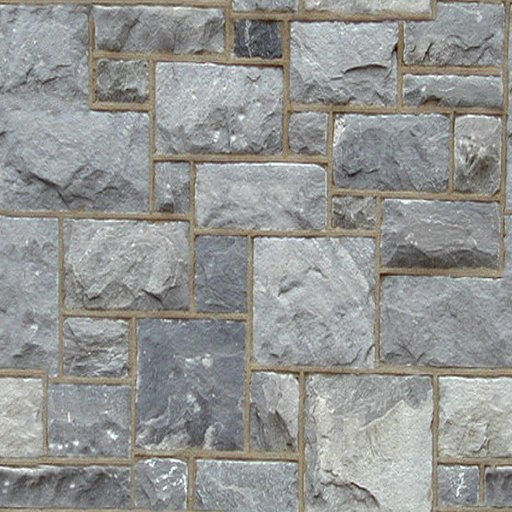
//> input picture osg/Tuto12/src/Fieldstone.jpg, 512 x 512 px
$ ./hough ../osg/Tuto12/src/Fieldstone.jpg   (built with g++ and OpenCV 4)
//> lines starting //> are read from the running program, lines starting //| are printed output that depends on the picture; after the words box and inside, x2 and y2 are one past the last pixel; in counts of white or black regions, pixels touching at a corner belong together
#include <cv.h>
#include <highgui.h>
#include <math.h>

int
main (int argc, char **argv)
{
  int i;
  float *line, rho, theta;
  double a, b, x0, y0;
  IplImage *src_img_prob = 0, *src_img_gray = 0;
  CvMemStorage *storage;
  CvSeq *lines = 0;
  CvPoint *point, pt1, pt2;

  // (1)画像の読み込み
  if (argc >= 2)
    src_img_gray = cvLoadImage (argv[1], CV_LOAD_IMAGE_GRAYSCALE);
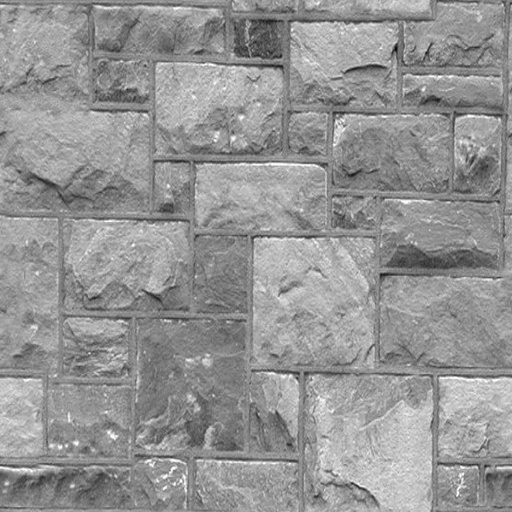
//> src_img_gray: 512 rows x 512 cols, CV_8UC1; min 6, max 255, mean 148.5
  if (src_img_gray == 0)
    return -1;
  src_img_prob = cvLoadImage (argv[1], CV_LOAD_IMAGE_COLOR);
//> src_img_prob is the input picture: 512 rows x 512 cols, CV_8UC3; mean B, G, R 147.3, 149, 148

  // (2)ハフ変換のための前処理
  cvCanny (src_img_gray, src_img_gray, 50, 200, 3);
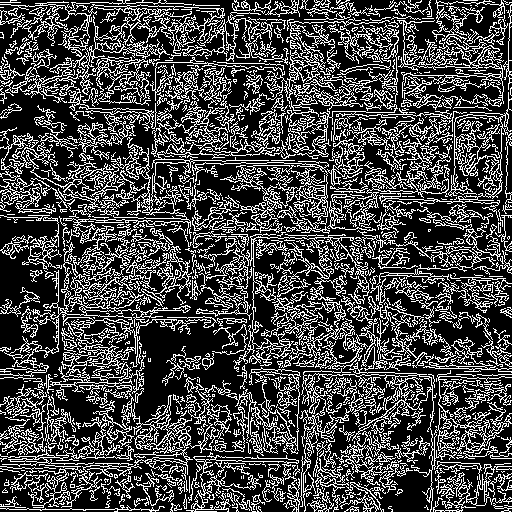
//> src_img_gray: 512 rows x 512 cols, CV_8UC1; 27.8% white in thin lines or dots
  storage = cvCreateMemStorage (0);

  // (4)確率的ハフ変換による線分の検出と検出した線分の描画
  lines = 0;
  lines = cvHoughLines2 (src_img_gray, storage, CV_HOUGH_PROBABILISTIC, 1, CV_PI / 180, 50, 120, 10);
//> lines = 232 items
  for (i = 0; i < lines->total; i++) {
    point = (CvPoint *) cvGetSeqElem (lines, i);
    cvLine (src_img_prob, point[0], point[1], CV_RGB (255, 0, 0), 3, 8, 0);
    std::cout << "len = " << sqrt((point[0].x - point[1].x)*(point[0].x - point[1].x)+(point[0].y - point[1].y)*(point[0].y - point[1].y)) << std::endl;
  }
//> this loop made 232 passes
//| len = 291.328
//| len = 377.595
//| len = 200.818
//| len = 342.24
//| len = 381.838
//| len = 420.021
//| len = 244.659
//| len = 220.617
//> (output is shown up to pass 8 of 232)
//> pass 1, `cvLine (src_img_prob, point[0], point[1], CV_RGB (255, 0, 0), 3, 8, 0);`:
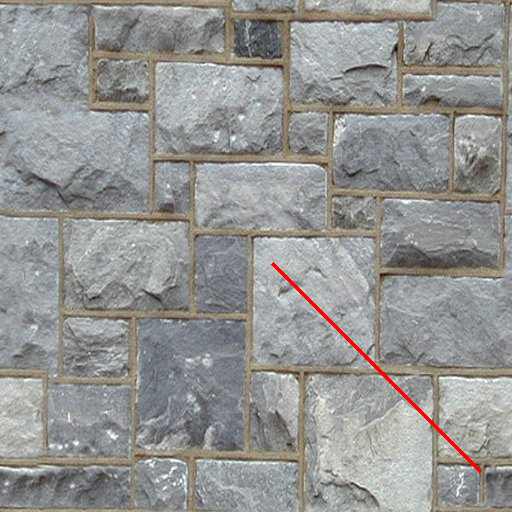
//> src_img_prob: 512 rows x 512 cols, CV_8UC3; 0.4% of pixels changed, all inside (x1, y1, x2, y2) = (271, 262, 482, 473)
//> pass 2, `cvLine (src_img_prob, point[0], point[1], CV_RGB (255, 0, 0), 3, 8, 0);`:
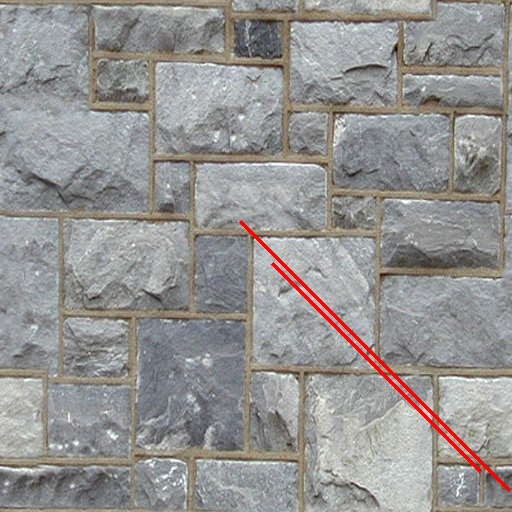
//> src_img_prob: 512 rows x 512 cols, CV_8UC3; 0.51% of pixels changed, all inside (x1, y1, x2, y2) = (239, 220, 511, 492)
//> pass 3, `cvLine (src_img_prob, point[0], point[1], CV_RGB (255, 0, 0), 3, 8, 0);`:
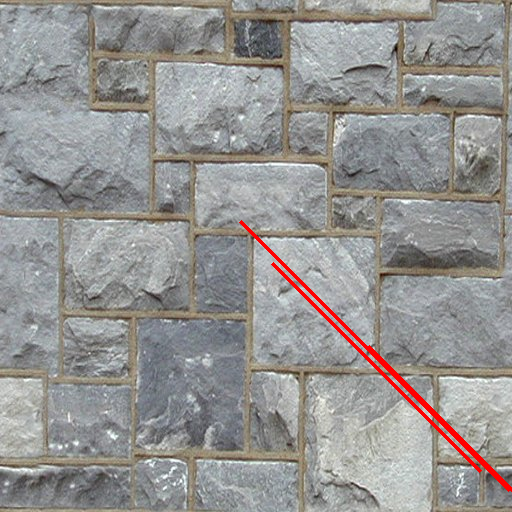
//> src_img_prob: 512 rows x 512 cols, CV_8UC3; 0.17% of pixels changed, all inside (x1, y1, x2, y2) = (368, 345, 512, 492)
//> after the loop:
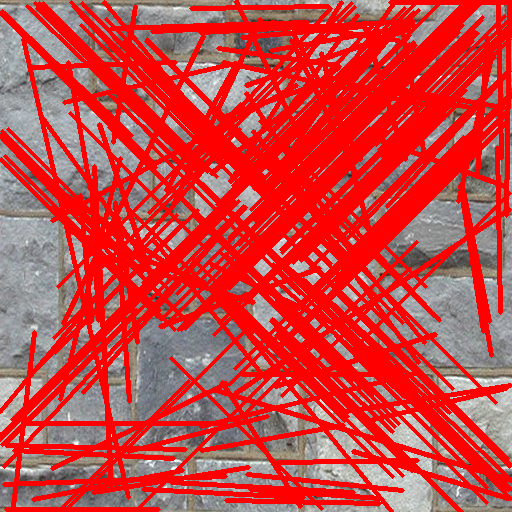
//> src_img_prob: 512 rows x 512 cols, CV_8UC3; mean B, G, R 67.5, 68.1, 206

  // (5)検出結果表示用のウィンドウを確保し表示する
  cvNamedWindow ("Hough_line_probabilistic", CV_WINDOW_AUTOSIZE);
  cvShowImage ("Hough_line_probabilistic", src_img_prob);
  cvWaitKey (0);

  cvDestroyWindow ("Hough_line_probabilistic");
  cvReleaseImage (&src_img_prob);
  cvReleaseImage (&src_img_gray);
  cvReleaseMemStorage (&storage);

  return 0;
}
